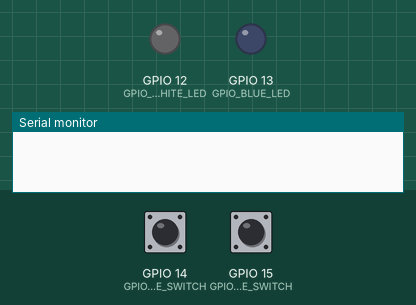
A sketch run on a simulated ESP32. Parts: output pins drawn as LEDs (lit = HIGH), the last lines printed to the serial monitor. The test bench sets the inputs (shaded band); at power-on: GPIO 14 (GPIO_WHITE_SWITCH) LOW, GPIO 15 (GPIO_BLUE_SWITCH) LOW.

Above: at 2.2 s.
2.3 s: GPIO 14 (GPIO_WHITE_SWITCH) pulled HIGH for 0.15 s
At 3.0 s:
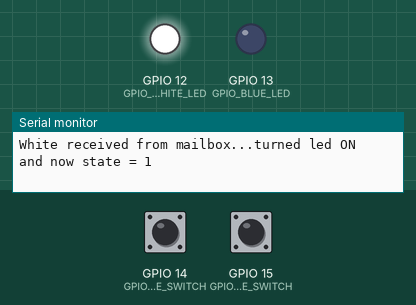
3.9 s: GPIO 15 (GPIO_BLUE_SWITCH) pulled HIGH for 0.15 s
At 4.2 s:
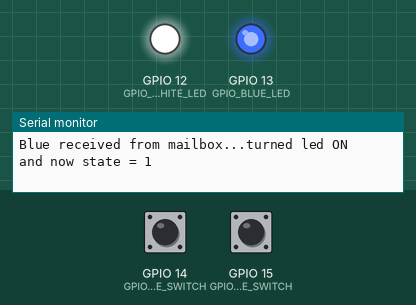
5.5 s: GPIO 14 (GPIO_WHITE_SWITCH) pulled HIGH for 1 s
At 6.6 s:
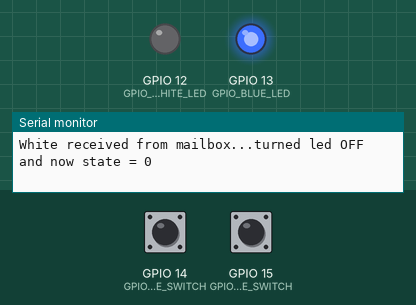
8.0 s: GPIO 15 (GPIO_BLUE_SWITCH) pulled HIGH for 1 s
At 8.6 s:
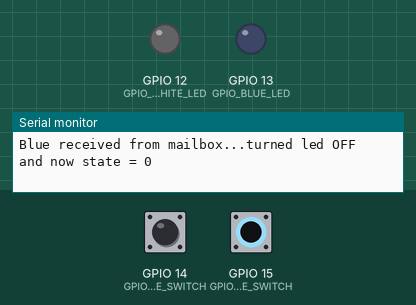
10.5 s: GPIO 15 (GPIO_BLUE_SWITCH) pulled HIGH for 3.2 s
At 11.7 s:
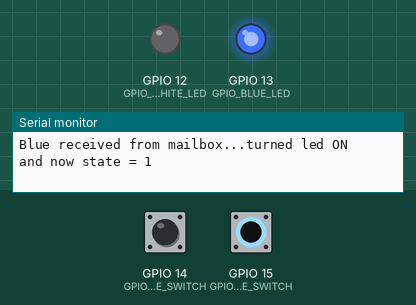
15.2 s: GPIO 14 (GPIO_WHITE_SWITCH) pulled HIGH for 3.2 s
At 16.5 s:
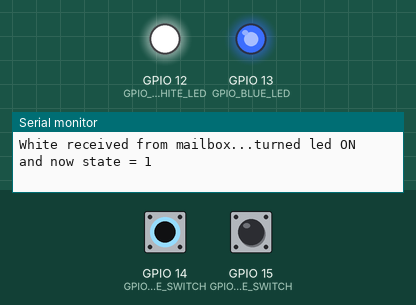
Timing chart, 0 to 18.2 s (numbered marks = the images above; inputs shaded):
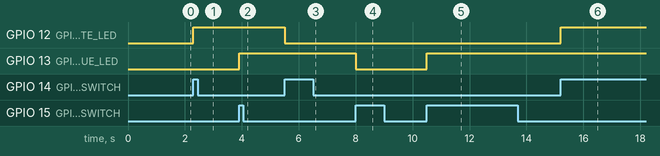

Measured:
- after the input at 2.3 s, GPIO 12 (GPIO_WHITE_LED): LOW → HIGH at once
- after the input at 3.9 s, GPIO 13 (GPIO_BLUE_LED): LOW → HIGH at once
- after the input at 5.5 s, GPIO 12 (GPIO_WHITE_LED): HIGH → LOW at once
- after the input at 8.0 s, GPIO 13 (GPIO_BLUE_LED): HIGH → LOW at once
- after the input at 10.5 s, GPIO 13 (GPIO_BLUE_LED): LOW → HIGH at once
- after the input at 15.2 s, GPIO 12 (GPIO_WHITE_LED): LOW → HIGH at once

The sketch:

mt2.ino
```cpp
/*
  Brody Lister
  EGEC451
  Dr. Turi
  April 29, 2026

Instructions:
    Create a FreeRTOS embedded application with two FreeRTOS tasks, two buttons for input, and two LEDs for output. Each button will be associated with one task
  and with one LED. A blocking semaphore or mutex (your choice) will govern access to the LEDs.

    When a button is pressed, an interrupt must be triggered. The LED semaphore or mutex must be obtained before toggling the LED.
  FreeRTOS semaphore or mutex functions must be called by the tasks, not the interrupt handlers/ISRs, since the LED semaphore or mutex is blocking.
  Therefore, you will need to use a data structure, such as a FreeRTOS queue or mailbox, to communicate from the interrupt handlers/ISRs to the tasks.
  Also remember that FreeRTOS has separate functions with "fromISR" in their names; these functions are meant to be called by interrupt handlers/ISRs.
  The following describes an example of correct behavior:

  Task 1's button is pressed, and once Task 1 runs, it will obtain the LED semaphore or mutex and turn on Task 1 LED. Task 1 will continue to possess the semaphore or mutex while the Task 1 LED is on.
  Task 2's button is pressed, and once Task 2 runs, it will try to obtain the LED semaphore or mutex and be blocked.
  Task 1's button is pressed again, and once Task 1 runs, it will turn off Task 1 LED, since it already has the LED semaphore or mutex. It will then give up the semaphore or mutex.
  Task 2 should now be unblocked, and once Task 2 runs, it will have the LED semaphore or mutex and turn on Task 2 LED. Task 2 will continue to possess the semaphore or mutex while the Task 2 LED is on.
  Steps 2-4 may repeat, with Task 1 being blocked since Task 2 possess the LED semaphore or mutex.


  pseudocode:

globals
pins
appcpu
mutex
mailboxes

ISRs
-> send mailbox and exit

Tasks
-> setup
-> block infinitely on mailbox, XOR led control

setup()
pins
isrs
mutex
tasks


loop()

*/

// PINS
#define GPIO_WHITE_LED    12
#define GPIO_BLUE_LED     13
#define GPIO_WHITE_SWITCH 14  // positive logic
#define GPIO_BLUE_SWITCH  15  // positive logic

// GLOBAL VARS
int app_cpu = 0;
static int button_press_obj = 1;
QueueHandle_t       white_mailbox;
QueueHandle_t       blue_mailbox;
SemaphoreHandle_t   led_mutex;
TaskHandle_t        white_task;
TaskHandle_t        blue_task;

// ISRS

void IRAM_ATTR isr_white() {
  BaseType_t xHigherPriorityTaskWoken = pdFALSE;
  xQueueOverwriteFromISR(white_mailbox, &button_press_obj, &xHigherPriorityTaskWoken);
//  portYIELD_FROM_ISR(xHigherPriorityTaskWoken);
}

void IRAM_ATTR isr_blue() {
  BaseType_t xHigherPriorityTaskWoken = pdFALSE;
  xQueueOverwriteFromISR(blue_mailbox, &button_press_obj, &xHigherPriorityTaskWoken);
//  portYIELD_FROM_ISR(xHigherPriorityTaskWoken);
}

// TASKS
void whiteTask(void* argp) {
  QueueHandle_t white_mailbox = *(QueueHandle_t*)argp;
  int obj = 0;
  int state = 0;
  BaseType_t rc;

  for (;;) {
    rc = xQueueReceive(white_mailbox, &obj, portMAX_DELAY);
    assert(rc == pdPASS);
    assert(obj == 1);
    printf("White received from mailbox...");

    rc = xSemaphoreTake(led_mutex, portMAX_DELAY);
    assert(rc == pdPASS);
    if (state == 0) {
      digitalWrite(GPIO_WHITE_LED, HIGH);
      state = 1;
      printf("turned led ON  and now state = %u\n", state);
    } else {
      digitalWrite(GPIO_WHITE_LED, LOW);
      state = 0;
      printf("turned led OFF and now state = %u\n", state);
    }
    rc = xSemaphoreGive(led_mutex);
    assert(rc == pdPASS);
  }
}

void blueTask(void* argp) {
  QueueHandle_t blue_mailbox = *(QueueHandle_t*)argp;
  int obj = 0;
  int state = 0;
  BaseType_t rc;

  for (;;) {
    rc = xQueueReceive(blue_mailbox, &obj, portMAX_DELAY);
    assert(rc == pdPASS);
    assert(obj == 1);
    printf("Blue received from mailbox...");

    rc = xSemaphoreTake(led_mutex, portMAX_DELAY);
    if (state == 0) {
      digitalWrite(GPIO_BLUE_LED, HIGH);
      state = 1;
      printf("turned led ON  and now state = %u\n", state);
    } else {
      digitalWrite(GPIO_BLUE_LED, LOW);
      state = 0;
      printf("turned led OFF and now state = %u\n", state);
    }
    rc = xSemaphoreGive(led_mutex);
    assert(rc == pdPASS);
  }
}

void setup() {
  BaseType_t          rc;

  app_cpu = xPortGetCoreID();

  delay(1000);

  pinMode(GPIO_WHITE_LED, OUTPUT);
  digitalWrite(GPIO_WHITE_LED, LOW);
  pinMode(GPIO_BLUE_LED, OUTPUT);
  digitalWrite(GPIO_BLUE_LED, LOW);
  pinMode(GPIO_WHITE_SWITCH, INPUT_PULLDOWN);
  pinMode(GPIO_BLUE_SWITCH, INPUT_PULLDOWN);

  // ISR initialization
  attachInterrupt(GPIO_WHITE_SWITCH, isr_white, RISING);
  attachInterrupt(GPIO_BLUE_SWITCH, isr_blue, RISING);

  // Begin structure initialization
  led_mutex = xSemaphoreCreateMutex();      // create mutex (given)
  assert(led_mutex);
  white_mailbox = xQueueCreate(1, sizeof(button_press_obj));   // create white queue, size 1 int
  assert(white_mailbox);
  blue_mailbox = xQueueCreate(1, sizeof(button_press_obj));    // create blue queue, size 1 int
  assert(blue_mailbox);

  rc = xTaskCreatePinnedToCore(
    whiteTask,
    "whiteTask",
    2048,
    &white_mailbox,
    1,
    &white_task,
    app_cpu
  );
  assert(rc == pdPASS);

  xTaskCreatePinnedToCore(
    blueTask,
    "blueTask",
    2048,
    &blue_mailbox,
    1,
    &blue_task,
    app_cpu
  );
}

void loop() {
  vTaskDelete(nullptr);
}
```
